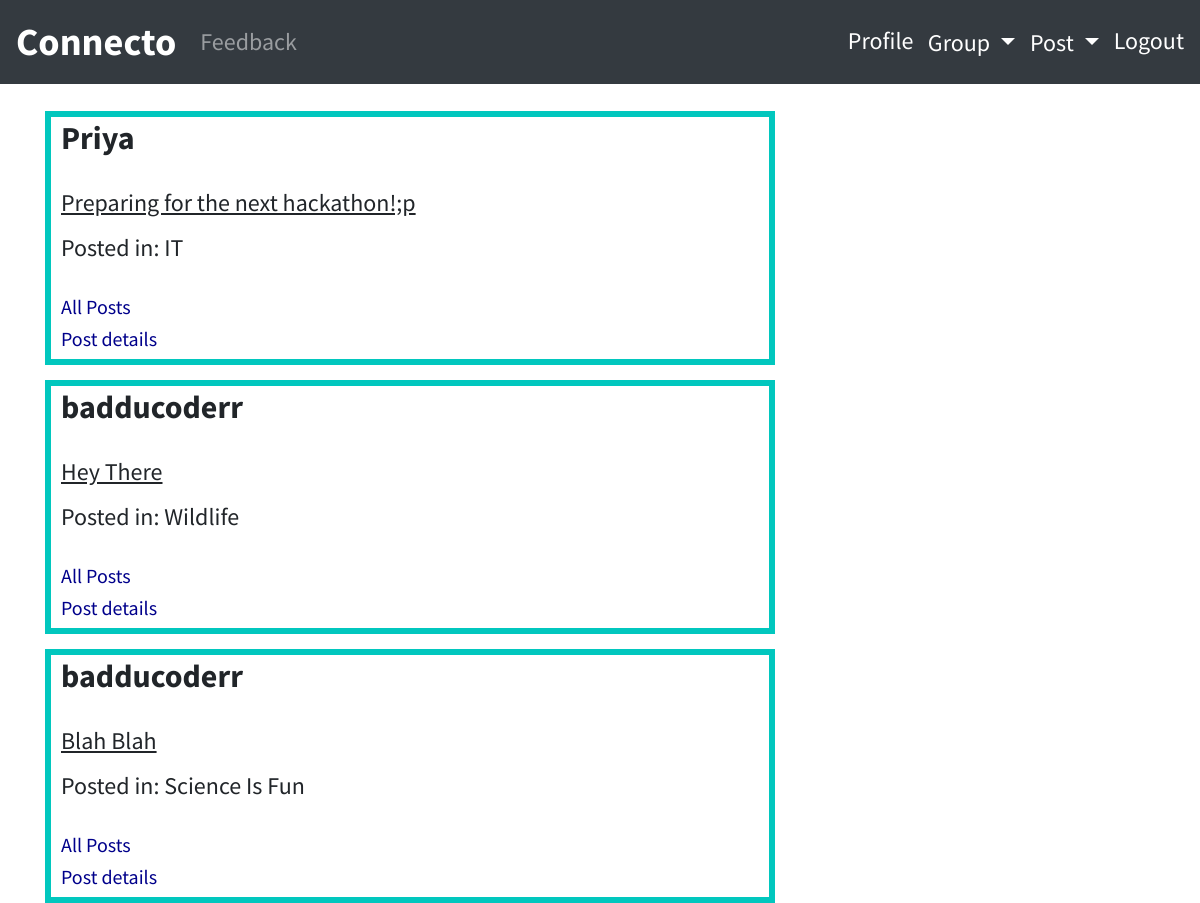
/posts/ (signed in), run on the app's committed database.
### posts/models.py (models this page shows, shortened)
class Post(models.Model):
    user=models.ForeignKey(User,related_name='posts',on_delete=models.CASCADE)
    message=models.TextField()
    message_html=models.TextField(editable=False)
    created_at=models.DateTimeField(auto_now=True)
    group=models.ForeignKey(Group,related_name='posts',null=True,blank=True,on_delete=models.CASCADE)
    class Meta:
        ordering =['-created_at']
        unique_together=['user','message']

### groups/models.py (models this page shows, shortened)
class Group(models.Model):
    name=models.CharField(max_length=250,unique=True)
    slug=models.SlugField(allow_unicode=True,unique=True)
    description=models.TextField(blank=True,default='')
    description_html=models.TextField(editable=False,default='',blank=True)
    members=models.ManyToManyField(User,through="Groupmember")
    class Meta:
        ordering =['name']

### posts/views.py (the view)
# urls.py: path('',PostList.as_view(),name='all'),
class PostList(SelectRelatedMixin,ListView):
    model=Post
    """used to effectively extract values of Foreign Key fields"""
    select_related=('user','group')
    def get_queryset(self):
        queryset = Post.objects.all()
        return queryset

### posts/templates/posts/post_list.html
{% extends "posts/post_base.html" %}
{% block post_content %}
<div class="col-md-8">
	{% for post in post_list %}
  {% include "posts/_post.html" %}
	{% endfor %}
</div>
{% endblock %}

### posts/templates/posts/_post.html (shortened to what this page needs)
<div class="post-media">
    <h2><b>{{post.user.username}}</b></h2>
    <br>
        <div class="media-body">
            <h4> <U>{{post.message_html|safe}}</U></h4>
                {% if post.group %}
                    <h4>  Posted in: {{post.group.name}}</h4>
                    <br>
                {% endif %}
                {% if request.user.is_authenticated %}
                <h5><a href="{% url 'posts:for_user' username=post.user.username %}">All Posts </a></h5>
                <h5><a href="{% url 'posts:single' username=post.user.username pk=post.pk %}">Post details </a></h5>
                {% endif %}
        </div>
    </div>

### static/css/base.css (style rules this page uses)
body { font-family: 'Source Sans Pro', sans-serif; }
a { color:darkblue; }
.post-media { border: 6px solid #01c7be; padding-top:2px; padding-left: 10px; margin-top: 15px; }

### data on the page
Post: user.username "Priya", message_html "Preparing for the next hackathon!;p", group.name "IT"
Post: user.username "badducoderr", message_html "Hey There", group.name "Wildlife"
Post: user.username "badducoderr", message_html "Blah Blah", group.name "Science Is Fun"
